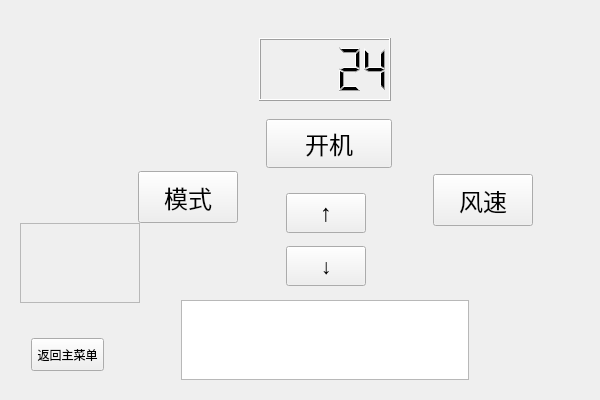
<?xml version="1.0" encoding="UTF-8"?>
<ui version="4.0">
 <class>Form</class>
 <widget class="QWidget" name="Form">
  <property name="geometry">
   <rect>
    <x>0</x>
    <y>0</y>
    <width>600</width>
    <height>400</height>
   </rect>
  </property>
  <property name="minimumSize">
   <size>
    <width>600</width>
    <height>400</height>
   </size>
  </property>
  <property name="maximumSize">
   <size>
    <width>600</width>
    <height>400</height>
   </size>
  </property>
  <property name="windowTitle">
   <string>波普特酒店温控系统</string>
  </property>
  <widget class="QPushButton" name="pushButton_return">
   <property name="geometry">
    <rect>
     <x>31</x>
     <y>338</y>
     <width>73</width>
     <height>33</height>
    </rect>
   </property>
   <property name="text">
    <string>返回主菜单</string>
   </property>
  </widget>
  <widget class="QLCDNumber" name="lcdNumber">
   <property name="geometry">
    <rect>
     <x>259</x>
     <y>38</y>
     <width>132</width>
     <height>63</height>
    </rect>
   </property>
   <property name="value" stdset="0">
    <double>24.000000000000000</double>
   </property>
  </widget>
  <widget class="QPushButton" name="pushButton_up">
   <property name="geometry">
    <rect>
     <x>286</x>
     <y>193</y>
     <width>80</width>
     <height>40</height>
    </rect>
   </property>
   <property name="font">
    <font>
     <pointsize>18</pointsize>
    </font>
   </property>
   <property name="text">
    <string>↑</string>
   </property>
  </widget>
  <widget class="QPushButton" name="pushButton_down">
   <property name="geometry">
    <rect>
     <x>286</x>
     <y>246</y>
     <width>80</width>
     <height>40</height>
    </rect>
   </property>
   <property name="font">
    <font>
     <pointsize>16</pointsize>
    </font>
   </property>
   <property name="text">
    <string>↓</string>
   </property>
  </widget>
  <widget class="QPushButton" name="pushButton_onoff">
   <property name="geometry">
    <rect>
     <x>266</x>
     <y>119</y>
     <width>126</width>
     <height>49</height>
    </rect>
   </property>
   <property name="font">
    <font>
     <pointsize>18</pointsize>
    </font>
   </property>
   <property name="text">
    <string>开机</string>
   </property>
  </widget>
  <widget class="QPushButton" name="pushButton_mode">
   <property name="geometry">
    <rect>
     <x>138</x>
     <y>171</y>
     <width>100</width>
     <height>52</height>
    </rect>
   </property>
   <property name="font">
    <font>
     <pointsize>18</pointsize>
    </font>
   </property>
   <property name="text">
    <string>模式</string>
   </property>
  </widget>
  <widget class="QLabel" name="label_mode">
   <property name="geometry">
    <rect>
     <x>136</x>
     <y>41</y>
     <width>106</width>
     <height>59</height>
    </rect>
   </property>
   <property name="font">
    <font>
     <pointsize>8</pointsize>
    </font>
   </property>
   <property name="text">
    <string/>
   </property>
  </widget>
  <widget class="QLabel" name="label_speed">
   <property name="geometry">
    <rect>
     <x>436</x>
     <y>39</y>
     <width>106</width>
     <height>59</height>
    </rect>
   </property>
   <property name="font">
    <font>
     <pointsize>18</pointsize>
    </font>
   </property>
   <property name="text">
    <string/>
   </property>
  </widget>
  <widget class="QPushButton" name="pushButton_speed">
   <property name="geometry">
    <rect>
     <x>433</x>
     <y>174</y>
     <width>100</width>
     <height>52</height>
    </rect>
   </property>
   <property name="font">
    <font>
     <pointsize>18</pointsize>
    </font>
   </property>
   <property name="text">
    <string>风速</string>
   </property>
  </widget>
  <widget class="QTextBrowser" name="textBrowser_price">
   <property name="geometry">
    <rect>
     <x>181</x>
     <y>300</y>
     <width>288</width>
     <height>80</height>
    </rect>
   </property>
  </widget>
  <widget class="QFrame" name="frame">
   <property name="geometry">
    <rect>
     <x>20</x>
     <y>223</y>
     <width>120</width>
     <height>80</height>
    </rect>
   </property>
   <property name="frameShape">
    <enum>QFrame::StyledPanel</enum>
   </property>
   <property name="frameShadow">
    <enum>QFrame::Raised</enum>
   </property>
  </widget>
 </widget>
 <resources/>
 <connections/>
</ui>
